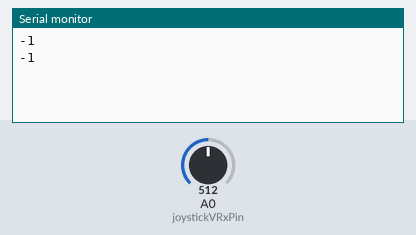
Bench run of a sketch on a simulated Arduino Nano, built with avr-gcc and run on an emulated ATmega328P. Shown: the last lines printed to the serial monitor. The inputs (shaded band) are chosen by the test bench; at power-on: A0 (joystickVRxPin) = 512. No radio packets arrive unless stated.

Above: at 1.8 s.
1.9 s: A0 (joystickVRxPin) set to 716
At 2.4 s:
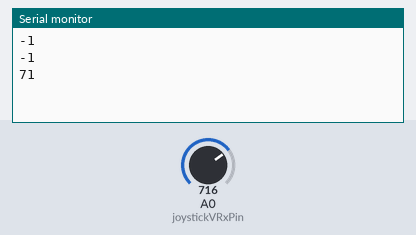
3.4 s: A0 (joystickVRxPin) set to 900
At 4.8 s:
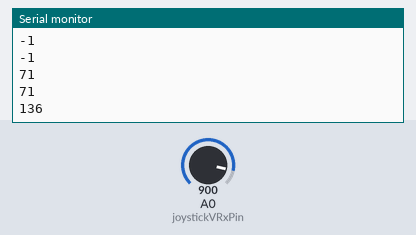
Timing chart, 0 to 6.4 s (numbered marks = the images above; inputs shaded):
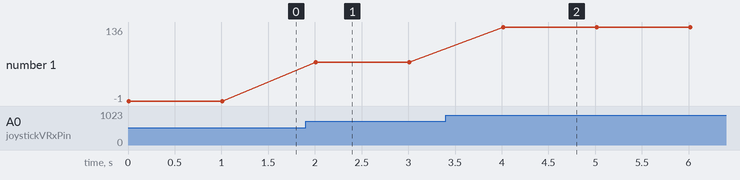

Measured:
- after the input at 1.9 s, the serial monitor: prints a new line after 0.11 s (image 1)
- after the input at 3.4 s, the serial monitor: prints a new line after 0.61 s (image 2)
- plotted number 1: -1 → 71 after the input at 1.9 s, 71 → 136 after the input at 3.4 s

The sketch:

transmitterArduinoNano.ino
```cpp
//Transmitter Side Code for Arduino Nano
#include <SPI.h>
#include <nRF24L01.h>
#include <RF24.h>
const int joystickVRxPin = A0;//Joystick VRx pin attached to A0 pin of ArduinoNano
// Hardware configuration
// Set up nRF24L01 radio on pins D8 & D10 of  Arduino Nano
RF24 radio(8, 10);
const byte pipe[6] = {"00002"};// Radio pipe address for the 2 nodes to communicate.

void setup()
{
  Serial.begin(9600);
  radio.begin();
  radio.openWritingPipe(pipe);
  radio.stopListening();
}

void loop()
{
  int potValue = analogRead(joystickVRxPin);
  int angleValue = map(potValue, 516, 1023, 0, 180);
  radio.write(&angleValue, sizeof(angleValue));
  Serial.println(angleValue);
  delay(1000);
}
```
